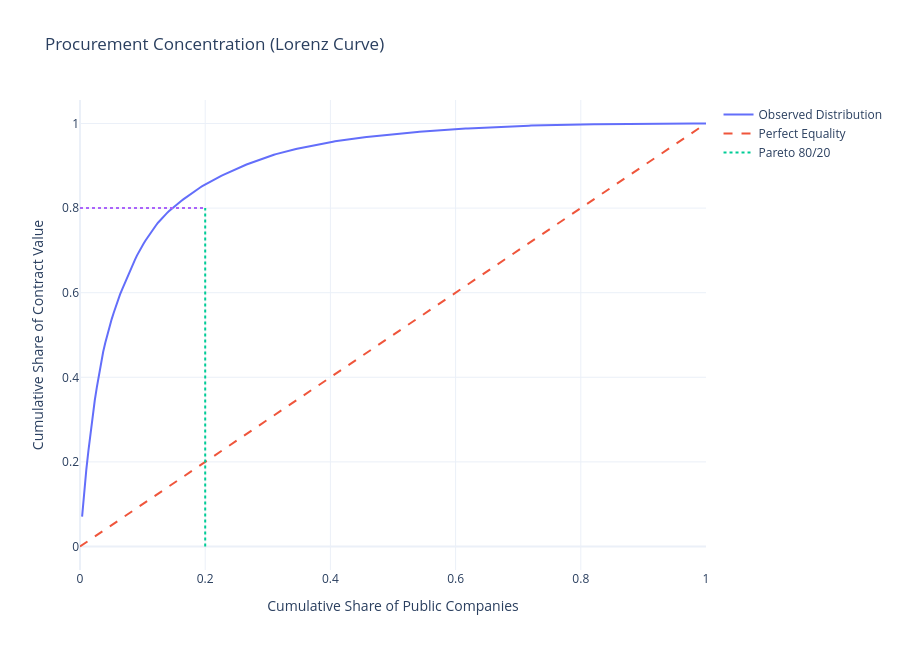

The cell this chart's notebook holds for it:
### Markdown cell above
**By Public Entity** (Adjudicante)

### Code cell
def company_concentration_analysis(
    G,
    top_percentages=[0.01, 0.05, 0.1, 0.2],
    weight_attr="total_price"
):
    """
    Measures procurement concentration among Public Companies.

    Uses incoming edge weights:
        Public Companies receiving contract value.
    """

    # =================================================
    # COMPANY IN-STRENGTH
    # =================================================

    company_values = []

    for node in G.nodes():

        node_type = G.nodes[node].get("node_type")

        if node_type == "adjudicante":

            total_value = G.out_degree(
                node,
                weight=weight_attr
            )

            if total_value > 0:

                company_values.append({
                    "company": node,
                    "total_value": total_value
                })

    df = pd.DataFrame(company_values)

    # =================================================
    # SORT DESCENDING
    # =================================================

    df = df.sort_values(
        "total_value",
        ascending=False
    ).reset_index(drop=True)

    # =================================================
    # SHARES
    # =================================================

    total_market = df["total_value"].sum()

    df["value_share"] = (
        df["total_value"] / total_market
    )

    df["cum_value_share"] = (
        df["value_share"].cumsum()
    )

    df["company_share"] = (
        np.arange(1, len(df) + 1) / len(df)
    )

    # =================================================
    # PARETO RESULTS
    # =================================================

    print("\n===================================")
    print("PROCUREMENT CONCENTRATION")
    print("===================================")

    for p in top_percentages:

        n_top = max(1, int(len(df) * p))

        captured = (
            df.iloc[:n_top]["value_share"]
            .sum()
        )

        print(
            f"\nTop {p*100:.0f}% Public Companies "
            f"control {captured*100:.2f}% "
            f"of total contract value"
        )

    # =================================================
    # GINI COEFFICIENT
    # =================================================

    values = np.sort(df["total_value"].values)

    n = len(values)

    gini = (2 * np.sum(np.arange(1, n+1) * values) / (n * np.sum(values))) - (n+1)/n


    print(f"\nGini coefficient: {gini:.4f}")

    # =================================================
    # HHI
    # =================================================

    hhi = np.sum(
        (df["value_share"] * 100) ** 2
    )

    print(f"HHI: {hhi:.2f}")

    # =================================================
    # PARETO / LORENZ CURVE
    # =================================================

    fig = go.Figure()

    # Lorenz curve
    fig.add_trace(
        go.Scatter(
            x=df["company_share"],
            y=df["cum_value_share"],
            mode="lines",
            name="Observed Distribution"
        )
    )

    # equality line
    fig.add_trace(
        go.Scatter(
            x=[0, 1],
            y=[0, 1],
            mode="lines",
            name="Perfect Equality",
            line=dict(dash="dash")
        )
    )

    # 80/20 reference
    fig.add_trace(
        go.Scatter(
            x=[0.2, 0.2],
            y=[0, 0.8],
            mode="lines",
            name="Pareto 80/20",
            line=dict(dash="dot")
        )
    )

    fig.add_trace(
        go.Scatter(
            x=[0, 0.2],
            y=[0.8, 0.8],
            mode="lines",
            showlegend=False,
            line=dict(dash="dot")
        )
    )

    fig.update_layout(
        title="Procurement Concentration (Lorenz Curve)",
        template="plotly_white",
        width=900,
        height=650,
        xaxis_title="Cumulative Share of Public Companies",
        yaxis_title="Cumulative Share of Contract Value"
    )

    fig.show()

    return df


# =====================================================
# RUN
# =====================================================

concentration_df = company_concentration_analysis(
    G_log,
    top_percentages=[0.01, 0.05, 0.1, 0.2]
)

### Figure 1 — Plotly figure (JSON) as saved in the notebook; plotly's stock layout.template omitted (floating-point values rounded to 4 significant figures; data arrays with more than 128 entries replaced by an {"elided": "..."} marker saying what was removed)
{"data": [{"mode": "lines", "name": "Observed Distribution", "type": "scatter", "x": {"elided": "297 float values"}, "y": {"elided": "297 float values"}}, {"line": {"dash": "dash"}, "mode": "lines", "name": "Perfect Equality", "type": "scatter", "x": [0, 1], "y": [0, 1]}, {"line": {"dash": "dot"}, "mode": "lines", "name": "Pareto 80/20", "type": "scatter", "x": [0.2, 0.2], "y": [0, 0.8]}, {"line": {"dash": "dot"}, "mode": "lines", "showlegend": false, "type": "scatter", "x": [0, 0.2], "y": [0.8, 0.8]}], "layout": {"height": 650, "title": {"text": "Procurement Concentration (Lorenz Curve)"}, "width": 900, "xaxis": {"title": {"text": "Cumulative Share of Public Companies"}}, "yaxis": {"title": {"text": "Cumulative Share of Contract Value"}}}}
